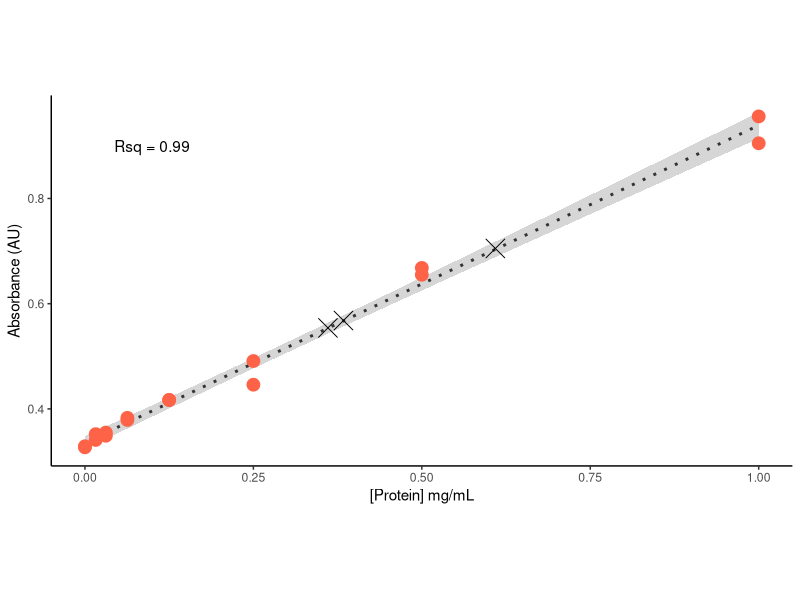

Recreate this plot in R.
## ---- chunk 1
knitr::opts_chunk$set(echo = TRUE)
## ---- chunk 2
# Protein Concentrations
prot <- c(0.000, 0.016, 0.031, 0.063, 0.125, 0.250, 0.500, 1.000, 
          0.000, 0.016, 0.031, 0.063, 0.125, 0.250, 0.500, 1.000) 

# Absorbance from my protein assay
abs <- c(0.329, 0.352, 0.349, 0.379, 0.417, 0.491, 0.668, 0.956, 
         0.327, 0.341, 0.355, 0.383, 0.417, 0.446, 0.655, 0.905)

data <- data.frame(
  prot = prot, 
  abs = abs
)

head(data)
## ---- chunk 3
mod <- lm(prot ~ abs, data = data)
summary(mod)
## ---- chunk 4
coefficients(mod)
## ---- chunk 5
broom::tidy(mod)
## ---- chunk 6
r_squared <- summary(mod)$r.squared
print(r_squared)
## ---- chunk 7
unk <- data.frame(
  abs = c(0.554, 0.568, 0.705)
)

predict(mod, unk)
unk <- broom::augment(mod, newdata = unk)
unk
## ---- chunk 8
library(ggplot2)
library(magrittr)
broom::augment(mod) %>% 
  ggplot(aes(prot, abs)) + 
  geom_smooth(method = "lm", colour = "gray20", linetype = "dotted") + 
  geom_point(aes(y = abs), colour = "tomato", size = 4) + 
  geom_point(
    data = unk, 
    aes(x = .fitted, y = abs), 
    colour = "black", 
    alpha = 1,
    size = 6, 
    shape = 4
  ) + 
  theme_classic() + 
  theme(aspect.ratio = 0.5) + 
  labs(
    x = "[Protein] mg/mL", 
    y = "Absorbance (AU)"
  ) + 
  annotate(
    geom = "text", 
    x = 0.1, 
    y = 0.9, 
    label = paste("Rsq =", round(r_squared, 2))
  )

